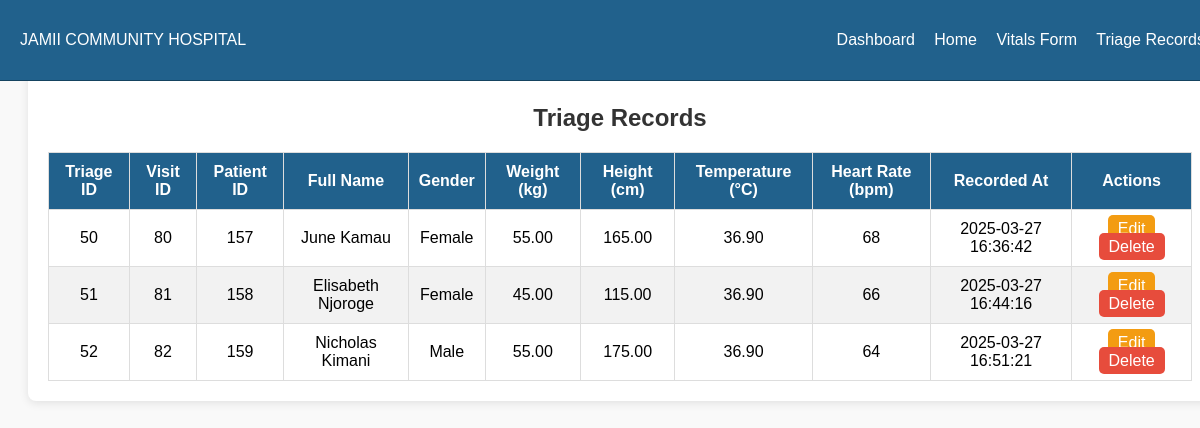
/triage_list.php, run on the app's committed database.
### tables this page shows
CREATE TABLE `triage` (
  `TriageId` int(11) NOT NULL,
  `VisitId` int(11) NOT NULL,
  `Weight` decimal(5,2) NOT NULL,
  `Height` decimal(5,2) NOT NULL,
  `Temperature` decimal(4,2) NOT NULL,
  `HeartRate` int(11) NOT NULL,
  `Status` varchar(100) NOT NULL DEFAULT 'Pending',
  `RecordedAt` timestamp NOT NULL DEFAULT current_timestamp()
);

CREATE TABLE `visits` (
  `VisitID` int(11) NOT NULL,
  `PatientID` varchar(10) NOT NULL,
  `A_Id` varchar(100) DEFAULT 'Null',
  `CreatedAt` timestamp NOT NULL DEFAULT current_timestamp(),
  `Status` varchar(20) DEFAULT 'Pending'
);

CREATE TABLE `patients` (
  `PatientID` int(11) NOT NULL,
  `FirstName` varchar(100) NOT NULL,
  `MiddleName` varchar(100) NOT NULL,
  `LastName` varchar(100) NOT NULL,
  `DateOfBirth` date NOT NULL,
  `Gender` enum('Male','Female','Other') NOT NULL,
  `PhoneNumber` varchar(15) NOT NULL,
  `Address` text NOT NULL,
  `Email` varchar(255) DEFAULT NULL,
  `NOKFname` varchar(100) NOT NULL,
  `NOKMname` varchar(100) NOT NULL,
  `NOKLname` varchar(100) NOT NULL,
  `Relationship` varchar(100) NOT NULL,
  `NOKContact` varchar(15) NOT NULL,
  `CreatedAt` timestamp NOT NULL DEFAULT current_timestamp()
);

### triage_list.php (the view, shortened to what this page needs)
<?php
$servername = "localhost";
$username = "root";
$password = "";
$dbname = "jamii-hms";
$conn = new mysqli($servername, $username, $password, $dbname);
$sql = "SELECT
            triage.TriageId,
            triage.VisitId,
            triage.Weight,
            triage.Height,
            triage.Temperature,
            triage.HeartRate,
            triage.RecordedAt,
            visits.PatientId,
            visits.CreatedAt,
            CONCAT(patients.FirstName, ' ', patients.LastName) AS FullName,
            patients.Gender
        FROM triage
        INNER JOIN visits ON triage.VisitId = visits.VisitID
        INNER JOIN patients ON visits.PatientId = patients.PatientID
        ORDER BY visits.CreatedAt ASC";
$result = $conn->query($sql);
?>
<!DOCTYPE html>
<html lang="en">
<head>
</head>
<body>
   <div class="top-bar">
        <div>
            <span class="fw-bold">JAMII COMMUNITY HOSPITAL</span>
        </div>
        <div>
            <a href="dashboard.php">Dashboard</a>
            <a href="triage.php">Home</a>
            <a href="triage_form.php">Vitals Form</a>
            <a href="triage_list.php">Triage Records</a>
        </div>
    </div> <br><br>
<div class="container">
    <h2>Triage Records</h2>
<table>
    <thead>
        <tr>
            <th>Triage ID</th>
            <th>Visit ID</th>
            <th>Patient ID</th>
            <th>Full Name</th>
            <th>Gender</th>
            <th>Weight (kg)</th>
            <th>Height (cm)</th>
            <th>Temperature (°C)</th>
            <th>Heart Rate (bpm)</th>
            <th>Recorded At</th>
            <th>Actions</th>
        </tr>
    </thead>
    <tbody>
        <?php
        if ($result->num_rows > 0) {
            while ($row = $result->fetch_assoc()) {
                echo "<tr>
                    <td>{$row['TriageId']}</td>
                    <td>{$row['VisitId']}</td>
                    <td>{$row['PatientId']}</td>
                    <td>{$row['FullName']}</td>
                    <td>{$row['Gender']}</td>
                    <td>{$row['Weight']}</td>
                    <td>{$row['Height']}</td>
                    <td>{$row['Temperature']}</td>
                    <td>{$row['HeartRate']}</td>
                    <td>{$row['RecordedAt']}</td>
                    <td>
                        <a href='edit_triage_record.php?id={$row['TriageId']}' style='text-decoration:none; padding:5px 10px; background:#f39c12; color:white; border-radius:5px;'>Edit</a>
                        <a href='delete_triage_record.php?id={$row['TriageId']}' onclick='return confirm(\"Are you sure you want to delete this record?\")' style='text-decoration:none; padding:5px 10px; background:#e74c3c; color:white; border-radius:5px;'>Delete</a>
                    </td>
                </tr>";
            }
        } else {
            echo "<tr><td colspan='11'>No records found.</td></tr>";
        }
        ?>
    </tbody>
</table>
</div>
</body>
</html>

### triage_list.php (style rules this page uses)
body { font-family: Arial, sans-serif; background-color: #f9f9f9; padding: 20px; }
.top-bar { background-color: #21618c; color: white; padding: 10px 20px; display: flex; justify-content: space-between; align-items: center; position: fixed; width: 100%; top: 0; left: 0; height: 60px; border-bottom: 1px solid #154360; z-index: 1000; }
.top-bar a { color: white; text-decoration: none; margin-right: 15px; }
.container { width:100% ; margin: 0 auto; background-color: white; padding: 20px; border-radius: 8px; box-shadow: 0 2px 10px rgba(0, 0, 0, 0.1); }
h2 { text-align: center; color: #333; }
table { width: 100%; border-collapse: collapse; margin-top: 20px; }
th, td { border: 1px solid #ddd; padding: 10px; text-align: center; }
th { background-color: #21618c; color: white; }
tr:nth-child(even) { background-color: #f2f2f2; }

### data on the page
triage: TriageId "50", VisitId "80", VisitId.PatientID "157", FullName "June Kamau", patients.Gender "Female", Weight "55.00", Height "165.00", Temperature "36.90", HeartRate "68", RecordedAt "2025-03-27 16:36:42"
triage: TriageId "51", VisitId "81", VisitId.PatientID "158", FullName "Elisabeth Njoroge", patients.Gender "Female", Weight "45.00", Height "115.00", Temperature "36.90", HeartRate "66", RecordedAt "2025-03-27 16:44:16"
triage: TriageId "52", VisitId "82", VisitId.PatientID "159", FullName "Nicholas Kimani", patients.Gender "Male", Weight "55.00", Height "175.00", Temperature "36.90", HeartRate "64", RecordedAt "2025-03-27 16:51:21"
